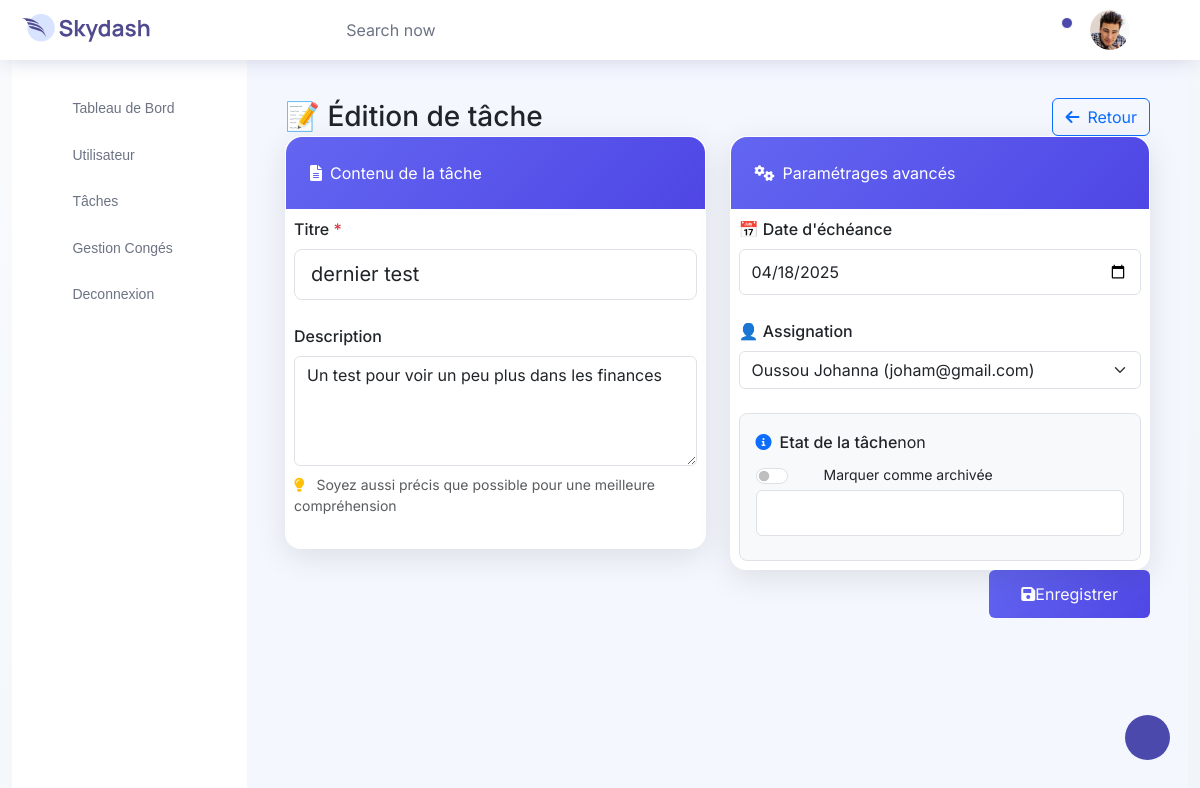
The app's page /tasks/edittask/8/ (signed in), older data.
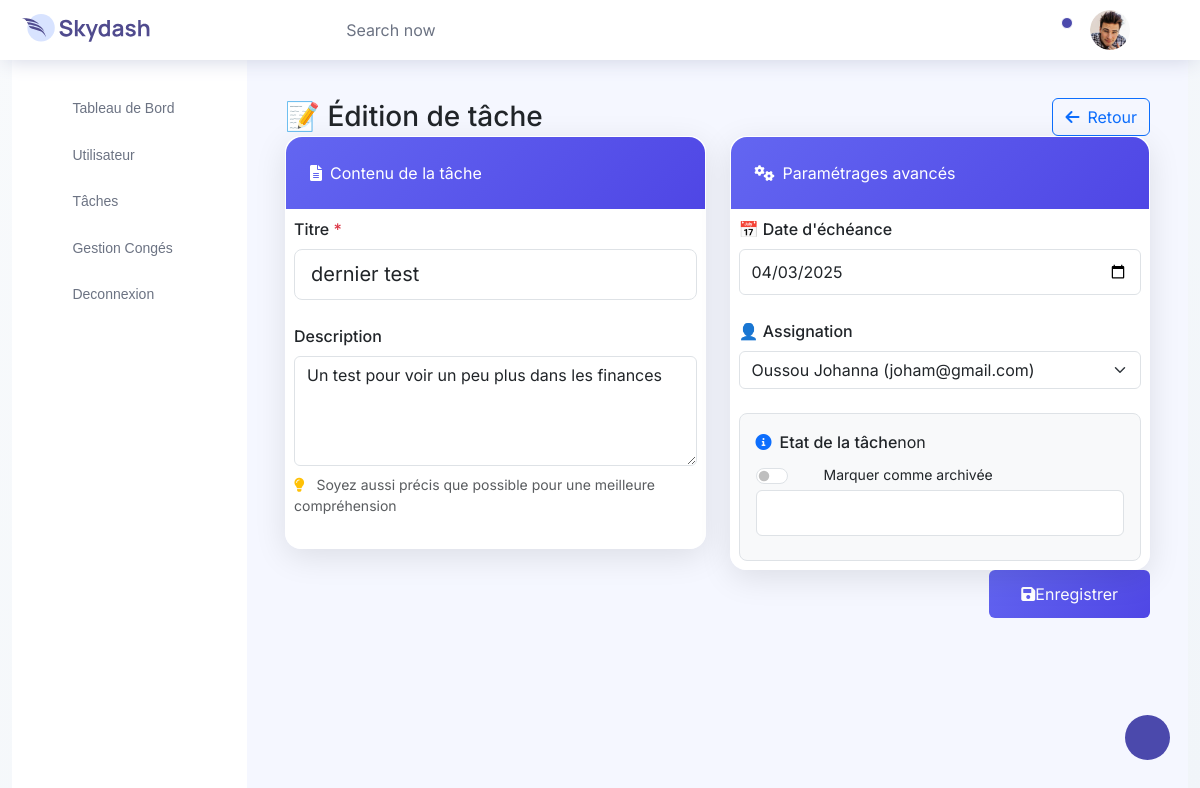
The same page, newer data.
### Taches/models.py (models this page shows, shortened)
class Tache(models.Model):
    STATUT_CHOICES = [
        ('en_attente', 'En attente'),
        ('en_cours', 'En cours'),
        ('terminee', 'Terminée'),
    ]
    ARCHIVE_CHOICES = [
        ('oui', 'Oui'),
        ('non', 'Non'),
    ]
    titre = models.CharField(max_length=255)
    description = models.TextField()
    statut = models.CharField(max_length=20, choices=STATUT_CHOICES, default='en_attente')
    user = models.ForeignKey(Utilisateur, on_delete=models.CASCADE, related_name='taches')
    archive = models.CharField(max_length=10, choices=ARCHIVE_CHOICES, default='non')  # Statut d'archivage
    mention_archive = models.TextField(null=True, blank=True)  # Explication de l'archivage
    date_limite = models.DateField(null=True, blank=True)  # Date limite pour terminer la tâche
    date_creation = models.DateTimeField(auto_now_add=True)  # Date de création automatique

### User/models.py (models this page shows)
class Utilisateur(AbstractUser):
    SEXE_CHOICES = (('M', 'Masculin'), ('F', 'Féminin'))
    ROLE_CHOICES = (('employe', 'Employé'), ('manager', 'Manager'))
    nom_complet = models.CharField(max_length=255)
    email = models.EmailField(unique=True)
    sexe = models.CharField(max_length=1, choices=SEXE_CHOICES)
    matricule = models.CharField(max_length=20, unique=True)
    telephone = models.CharField(max_length=20, unique=True)
    adresse = models.TextField()
    date_naissance=models.DateField(null=True, blank=True)
    role = models.CharField(max_length=10, choices=ROLE_CHOICES, default="employe")
    REQUIRED_FIELDS = [  "nom_complet","email", "sexe","matricule", "adresse", "telephone", "role"]
    def __str__(self):
        return f"{self.nom_complet} ({self.email})"

### Taches/views.py (the view)
# urls.py: path('edittask/<int:id>/', views.edittask, name='edittask'), #affichage
@login_required
def edittask (request, id):
    tache= get_object_or_404(Tache, id=id)
    users= get_object_or_404(Utilisateur, id=tache.user.id)
    test= Utilisateur.objects.all()
    return render (request, 'admin/gestiontaches/editaches.html', {"tache":tache, "users":users , "test":test}) #affichage de la page d'édition de la tâche

### templates/admin/gestiontaches/editaches.html (shortened to what the changed rows need)
{% extends 'admin/base.html' %}
{% block content %}
<main class="">
    <div class="d-flex justify-content-between align-items-center ">
        <div>
            <h1 class="h3 mb-0">📝 Édition de tâche</h1>
        </div>
    </div>
    <form method="POST" action="{%url 'update_task' tache.id %}" class="needs-validation" novalidate>
        <div class="row g-4">
            <div class="col-lg-6">
                <div class="glass-card">
                    <div class="card-body p-2">
                        <div class="mb-4">
                            <label for="title" class="form-label fw-medium">Titre <span class="text-danger">*</span></label>
                            <input type="text"class="form-control form-control-lg"id="title"name="titre" value="{{tache.titre}}"required>
                        </div>
                        <div class="mb-4">
                            <label for="description" class="form-label fw-medium">Description</label>
                            <textarea  class="form-control"id="description"name="description"rows="4"placeholder="Décrivez la tâche de manière détaillée...">{{tache.description}}</textarea>
                            <div class="form-text mt-2">
                                <i class="fas fa-lightbulb me-2 text-warning"></i>
                                Soyez aussi précis que possible pour une meilleure compréhension
                            </div>
                        </div>
                    </div>
                </div>
            </div>
            <div class="col-lg-6">
                <div class="glass-card">
                    <div class="card-body p-2">
                        <div class="row g-4">
                            <div class="col-12">
                                <label for="due_date" class="form-label fw-medium">📅 Date d'échéance</label>
                                <input type="date"class="form-control"id="due_date" name="date_limite" value="{{tache.date_limite|date:'Y-m-d'}}" required >
                            </div>
                            <div class="col-12">
                                <label for="assigned_to" class="form-label fw-medium">👤 Assignation</label>
                                <select class="form-select"id="assigned_to"name="user" required>
                                    <option value="{{tache.user.id}}">{{tache.user}}</option>
                                </select>
                            </div>
                            <div style="display: block;" class="col-12">
                                <div class="border p-3 rounded-3 bg-light">
                                    <div class="d-flex align-items-center mb-2">
                                        <i class="fas fa-info-circle me-2 text-primary"></i>
                                        <span class="fw-medium">Etat de la tâche</span>
                                        <br>
                                        <span> {{tache.archive}} </span>
                                    </div>
                                </div>
                            </div>
                        </div>
                    </div>
                </div>
            </div>
        </div>
    </form>
</main>
{% endblock %}

Row changes from the older to the newer data that the page shows:
changed Tache "non": date_limite "04/18/2025" → "04/03/2025"
